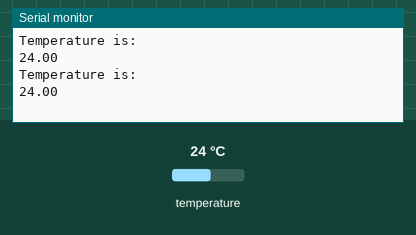
The sketch below on a simulated Arduino Uno, built with avr-gcc and run on an emulated ATmega328P. On the bench: the last lines printed to the serial monitor. The test bench sets the inputs (shaded band); at power-on: temperature 24 °C.

Above: at 2.8 s.
2.9 s: temperature set to 12 °C
At 3.6 s:
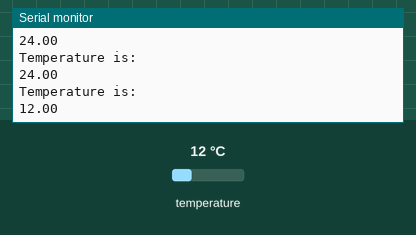
4.7 s: temperature set to 19 °C
At 4.7 s:
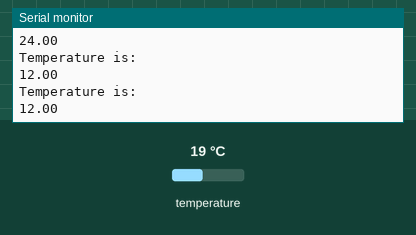
Timing chart, 0 to 7.7 s (numbered marks = the images above; inputs shaded):
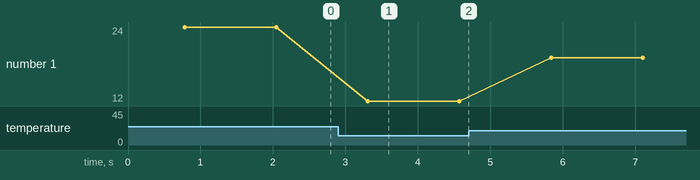

Measured:
- after the input at 2.9 s, the serial monitor: prints a new line after 0.41 s (image 1)
- plotted number 1: 24 → 12 after the input at 2.9 s, 12 → 19 after the input at 4.7 s

The sketch:

WaterTemp_Sensor_Code.ino
```cpp
#include <DallasTemperature.h>
#include <OneWire.h>

#define ONE_WIRE_BUS 15                         //D2 pin of nodemcu

OneWire oneWire(ONE_WIRE_BUS);

DallasTemperature sensors(&oneWire);            // Pass the oneWire reference to Dallas Temperature.

void setup(void)
{
  Serial.begin(115200);
  sensors.begin();
}

void loop(void)
{
  sensors.requestTemperatures();                // Send the command to get temperatures
  Serial.println("Temperature is: ");
  Serial.println(sensors.getTempCByIndex(0));   // Why "byIndex"? You can have more than one IC on the same bus. 0 refers to the first IC on the wire
  delay(500);
}
```
